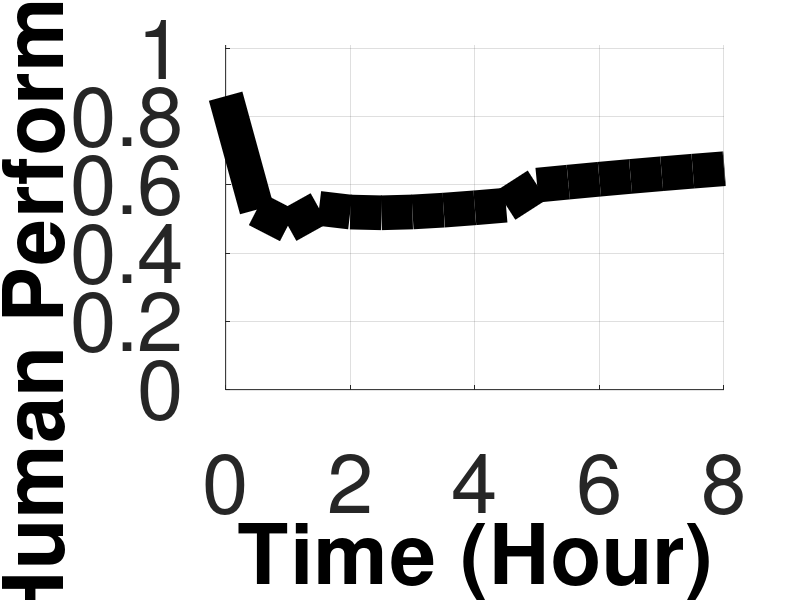
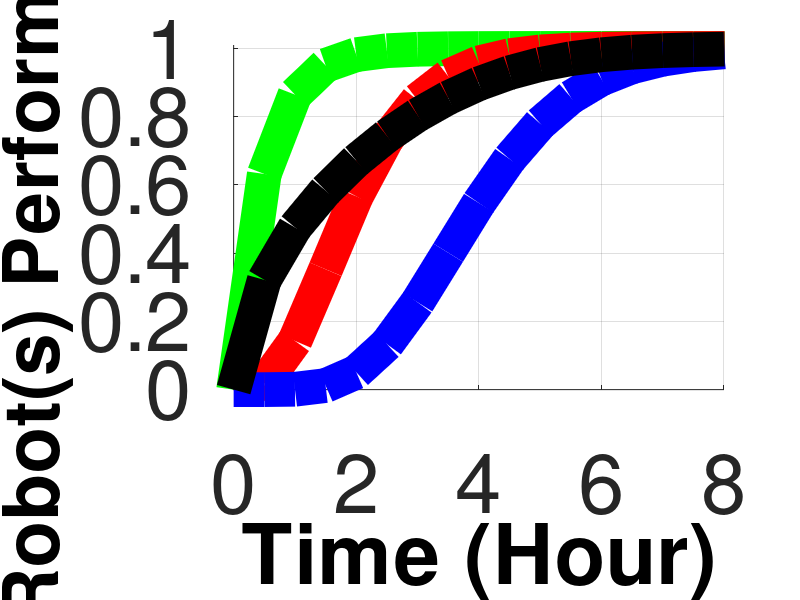
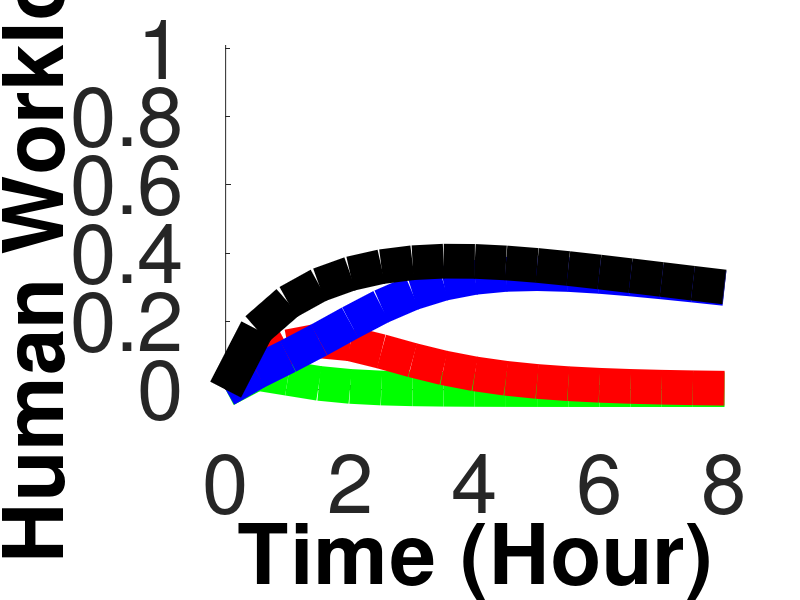
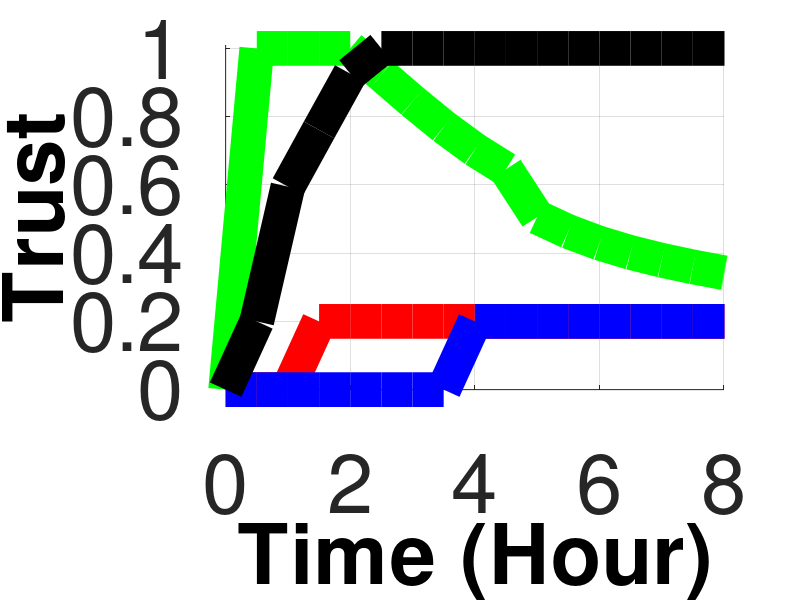

MATLAB code for these plots, in order:
% L - Learning
% e- error or robot mistake probability
% r - utilization factor
% cf - fatigue constant
% cr - recovery constant
% f0 - applied force for a particular task
% mvc - initial maximum isometric force one can generate at rest
% hp - dynamic model for the human physical performance
% hc - dynamic model for the human cognitive performance
% fth - an equilibrium point at which the fatigue and recovery balance
% out.It is called the lowest threshold point 
% e - robot exploration rate
% a,b - physical performance parameter constant
% t - time bound
% fmax_iso - maximum isometric force one can produce
% f - chnaging force co-efficient
% pc_max - max cognitive performance parameter
% pc_min - min cognitive performance parameter
% r - utilization factor
% B - task difficulty [0.3 to 1]
% pr - robot performance parameter
% fs - faith control parameter 
% fth - threshold for the faith
% dp - performance difference between human and robot
% T - trust
% Td - upper limit of trust dependability
% Tud - upper limit of trust underdependibility
% n_r - number of robots
% eta - human assigned task
% cc - cognitive co-efficient

clc
clear all
close all

%% Input Data
cf=10^-4;
cr=2.4*10^-4;
f0=50;
mvc=200;
hp_init=1; % initially human physical performance will be high
fth=151.9;
n=0:0.5:9;
t=length(n);
fmax_iso_init=1; % initially human physical performance will be high
f=10^5.4;
r_init=0; % utilization factor initialization
pc_max=1;
pc_min=0;
C=0.3; % C = 0.7, 0.3
n_r=3;
eta=0.2;
cc=0.95;

%% Error Function Calculation

cd_ab = makedist('Gamma','a',1,'b',1);
L1 = cdf(cd_ab,0:(t-1));

cd_ab = makedist('Gamma','a',4,'b',1);
L2 = cdf(cd_ab,0:(t-1));

cd_ab = makedist('Gamma','a',8,'b',1);
L3 = cdf(cd_ab,0:(t-1));

rp1=L1, rp2=L2, rp3=L3;
po1=0.5, po2=0.3, po3=1-(po1+po2); % sum should be 1
rp=(L1*po1)+(L2*po2)+(L3*po3);

L=rp;
e=1-rp;
r_init=0;

%% Cognitive Performance Calculation
% Utilization Factor Calculation
r(1)=r_init;
for i=1:t
% Cognitive performance Performance Parameter   
    hc(i)=1-((pc_max-pc_min)*((r(i)/(1-C))^(1-C))*(((1-r(i))/(C))^(C))+pc_min);
% Utilization Factor Calculation    
    if i==t
        break;
    else
        r(i+1)=r(i)+(cc*e(i+1)+eta-2*r(i))/(2*t);
    end
end

r(1)=r_init;
for i=1:t
% Cognitive performance Performance Parameter     
    hc(i)=1-(pc_max-pc_min)*((r(i)/(1-C))^(1-C))*(((1-r(i))/C)^C)+pc_min;
    if (e-r(i))<=0 % Productive cognitive experience
       r(i)=0;
    elseif i==t
       break;
    else
        r(i+1)=r(i)+(e(i+1)-r(i))/t;
    end
end

%% Human Physical Performance
fmax_iso(1)=mvc;
for i=1:t
    hp(i)=(fmax_iso(i)-fth)/(mvc-fth);
    fmax_iso(i+1)=fmax_iso(i)-(n_r*cf*fmax_iso(i)*f*exp(-i)/mvc)+(cr*(mvc-fmax_iso(i)));
end

%% human Overall Performance parameter/Cognitive Performance Level
h=0.1*hp+0.7*hc+0.2*L;

% Check for h<=0.2 index
j=min(find(h<0.2)) % point for which h is below 0.2

if j>0
   t=j; 
end


%% Overall Performnace Calculation
pr=L;
% Initialization for faith calculation
h_all=0.3*hp(1:t)+0.7*h(1:t);
fp=0.2*h_all;
fd=0.7*h_all;

for k=2:t
    if pr(k-1)<fp(k-1)
        p=0.6;
    elseif pr(k-1)>=fp(k-1) && pr(k-1)<fd(k-1)
        p=0.4;
    elseif pr(k-1)>=fd(k-1) && pr(k-1)<0.9
        p=0.2;
    else
        p=0.1;
    end
    h_all(k)=p*hp(k)+(1-p)*h(k);
    fp(k)=0.2*h_all(k);
    fd(k)=0.7*h_all(k);
end



%% Trust Calculation from the robot performance
eps=0.2;

T=zeros(1,length(h_all));

for m=2:length(h_all)
    if pr(m)<fp(m) 
        T(m)=0;
    elseif pr(m)>=fp(m) && pr(m)<fd(m)
        T(m)=eps;
    elseif pr(m)>=fd(m) 
        if pr(m)-fd(m) >0
            ang=3*(pr(m)-fd(m)); % 2.5
        end
        T(m)=min(1,eps+tanh(ang));
    end
end


trust_thresh=0.2;
%%%%%%%%%%%%%%%%%%%%%%%%%%
pr1=zeros(1,length(h_all));


pr1(2:t)=(rp1(2:t).*po1)./rp(2:t);
T1=zeros(1,length(h_all));

for m=2:length(h_all)
    if pr1(m)<fp(m) 
        T1(m)=0;
    elseif pr1(m)>=fp(m) && pr1(m)<fd(m)
        T1(m)=eps;
    elseif pr1(m)>=fd(m) 
        if pr1(m)-fd(m) >0
            ang=3*(pr1(m)-fd(m)); % 2.5
        end
        T1(m)=min(1,eps+tanh(ang));
    end
end


pr2(2:t)=(rp2(2:t).*po2)./rp(2:t);
T2=zeros(1,length(h_all));

for m=2:length(h_all)
    if pr2(m)<fp(m) 
        T2(m)=0;
    elseif pr2(m)>=fp(m) && pr2(m)<fd(m)
        T2(m)=eps;
    elseif pr2(m)>=fd(m) 
        if pr2(m)-fd(m) >0
            ang=3*(pr2(m)-fd(m)); % 2.5
        end
        T2(m)=min(1,eps+tanh(ang));
    end
end
%%%%%%%%%%%%%%%%%%%%%%%%%%

%%%%%%%%%%%%%%%%%%%%%%%%%%
pr3=zeros(1,length(h_all));

pr3(2:t)=(rp3(2:t).*po3)./rp(2:t);
T3=zeros(1,length(h_all));
for m=2:length(h_all)
    if pr3(m)<fp(m) 
        T3(m)=0;
    elseif pr3(m)>=fp(m) && pr3(m)<fd(m)
        T3(m)=eps;
    elseif pr3(m)>=fd(m) 
        if pr3(m)-fd(m) >0
            ang=3*(pr3(m)-fd(m)); % 2.5
        end
        T3(m)=min(1,eps+tanh(ang));
    end
end
%%%%%%%%%%%%%%%%%%%%%%%%%%

% Human Performance
figure(11)
grid on
% All plotting under the same curve
hold on
% plot(n(1:t),h(1:t),'-yo','Linewidth',25,'MarkerSize',15)
plot(n(1:t),h_all(1:t),'-k','Linewidth',25,'MarkerSize',15)
% plot(n(1:t),hp(1:t),'-co','Linewidth',25,'MarkerSize',15)
hold off
set (gca,'fontsize',60)
xlabel('Time (Hour)','fontsize',60,'fontweight','b','color','k')
ylabel('Human Performance','fontsize',60,'fontweight','b','color','k')
xlim([0 8])
ylim([0 1.01])

% Robot Performance
figure(12)
grid on
% All plotting under the same curve
hold on
plot(n(1:t),rp1(1:t),'-g','Linewidth',25,'MarkerSize',20)
plot(n(1:t),rp2(1:t),'-r','Linewidth',25,'MarkerSize',20)
plot(n(1:t),rp3(1:t),'-b','Linewidth',25,'MarkerSize',20)
plot(n(1:t),rp(1:t),'-k','Linewidth',25,'MarkerSize',20)
hold off
set (gca,'fontsize',60)
xlabel('Time (Hour)','fontsize',60,'fontweight','b','color','k')
ylabel('Robot(s) Performance','fontsize',55,'fontweight','b','color','k')
xlim([0 8])
ylim([0 1.01])

% Human Workload
figure(13)
cw_r1=zeros(1,t);
cw_r2=zeros(1,t);
cw_r3=zeros(1,t);

rppo=(1-rp1)*po1+(1-rp2)*po2+(1-rp3)*po3;

cw_r1(2:t)=(1-rp1(2:t))*po1.*(1-hc(2:t))./rppo(2:t);
cw_r2(2:t)=(1-rp2(2:t))*po2.*(1-hc(2:t))./rppo(2:t);
cw_r3(2:t)=(1-rp3(2:t))*po3.*(1-hc(2:t))./rppo(2:t);

% grid on
% % All plotting under the same curve
hold on
plot(n(1:t),cw_r1,'-g','Linewidth',25,'MarkerSize',10)
plot(n(1:t),cw_r2,'-r','Linewidth',25,'MarkerSize',10)
plot(n(1:t),cw_r3,'-b','Linewidth',25,'MarkerSize',10)
plot(n(1:t),1-hc(1:t),'-k','Linewidth',25,'MarkerSize',10)
hold off
set (gca,'fontsize',60)
xlabel('Time (Hour)','fontsize',60,'fontweight','b','color','k')
ylabel('Human Workload','fontsize',60,'fontweight','b','color','k')
xlim([0 8])
ylim([0 1.01])


% % Trust
figure(15)

grid on
% All plotting under the same curve
hold on
plot(n(1:t),T1(1:t),'-g','Linewidth',25,'MarkerSize',10)
plot(n(1:t),T2(1:t),'-r','Linewidth',25,'MarkerSize',10)
plot(n(1:t),T3(1:t),'-b','Linewidth',25,'MarkerSize',10)
plot(n(1:t),T(1:t),'-k','Linewidth',25,'MarkerSize',10)
hold off
set (gca,'fontsize',60)
xlabel('Time (Hour)','fontsize',60,'fontweight','b','color','k')
ylabel('Trust','fontsize',60,'fontweight','b','color','k')
xlim([0 8])
ylim([0 1.01])


C
